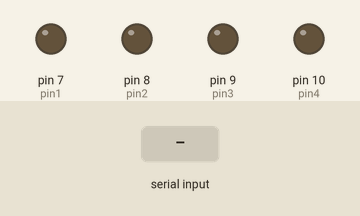
The sketch below on a simulated Arduino Uno, built with avr-gcc and run on an emulated ATmega328P. Shown: output pins drawn as LEDs (lit = HIGH). The test bench sets the inputs (shaded band). What the sketch prints to the serial monitor is not drawn.

Above: at 1.2 s.
1.3 s: "R" received over Serial
At 1.7 s:
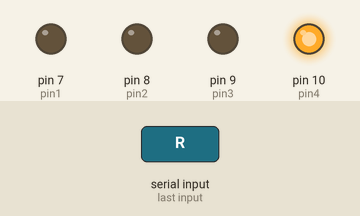
Timing chart, 0 to 4.3 s (numbered marks = the images above; inputs shaded):
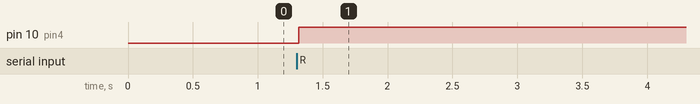

The sketch:

Stapper_Bluetooth_controle.ino
```cpp
int pin1 = 7;
int pin2 = 8;
int pin3 = 9;
int pin4 = 10;
int value;
int a = A0;
char P;
int counter = 0;
int currentState = 0;
int previousState = 0;

void setup() {
  pinMode(7, OUTPUT);
  pinMode(8, OUTPUT);
  pinMode(9, OUTPUT);
  pinMode(10, OUTPUT);
  pinMode(A0, INPUT);
  Serial.begin(9600);

}

void loop() {
  value = 5;
  while (Serial.available()) {
    P = Serial.read();

    if (P == 'R')
    {
      currentState = 1;
    }
    else
    {
      currentState = 0;
    }
    if (currentState != previousState) {
      if (currentState == 1) {
        counter = counter + 1;
      }
    }
    previousState = currentState;
    if (counter == 2)
    {
      counter = 0;
    }
    switch (counter)
    {
      case 1:
        f();
        break;

      case 0:
        r();
        break;
    }
  }

 Serial.println(counter);


}

void f()
{
  digitalWrite(7, HIGH);
  digitalWrite(8, LOW);
  digitalWrite(9, LOW);
  digitalWrite(10, LOW);
  delay(value);
  digitalWrite(7, LOW);
  digitalWrite(8, HIGH);
  digitalWrite(9, LOW);
  digitalWrite(10, LOW);
  delay(value);
  digitalWrite(7, LOW);
  digitalWrite(8, LOW);
  digitalWrite(9, HIGH);
  digitalWrite(10, LOW);
  delay(value);
  digitalWrite(7, LOW);
  digitalWrite(8, LOW);
  digitalWrite(9, LOW);
  digitalWrite(10, HIGH);
  delay(value);

}
void r()
{
  digitalWrite(10, HIGH);
  digitalWrite(9, LOW);
  digitalWrite(8, LOW);
  digitalWrite(7, LOW);
  delay(value);
  digitalWrite(10, LOW);
  digitalWrite(9, HIGH);
  digitalWrite(8, LOW);
  digitalWrite(7, LOW);
  delay(value);
  digitalWrite(10, LOW);
  digitalWrite(9, LOW);
  digitalWrite(8, HIGH);
  digitalWrite(7, LOW);
  delay(value);
  digitalWrite(10, LOW);
  digitalWrite(9, LOW);
  digitalWrite(8, LOW);
  digitalWrite(7, HIGH);
  delay(value);


}
```

Measured:
- after the input at 1.3 s, pin 10 (pin4): LOW → HIGH at once
